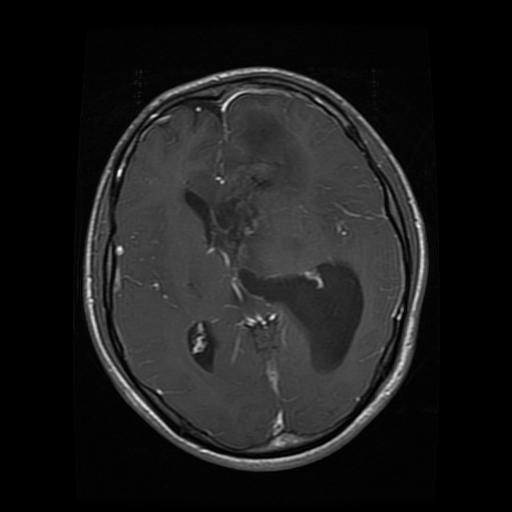
#> input picture Project/Testing/glioma/Te-glTr_0009.jpg, 512 x 512 px; its folder holds only this picture in this run
$ python crf_refinement.py
#> lines starting #> are read from the running program, lines starting #| are printed output that depends on the picture; after the words box and inside, x2 and y2 are one past the last pixel; in counts of white or black regions, pixels touching at a corner belong together
### refinement/mask_refinement.py
"""
refinement/mask_refinement.py
==============================
Morphological pseudo-mask cleaning pipeline.

Pipeline:
    raw float mask
        -> Gaussian blur (reduce noise)
        -> Otsu threshold (adaptive binarisation)
        -> Morphological open  (remove small noise)
        -> Morphological close (fill small holes)
        -> Largest connected component (keep dominant region)
        -> Hole fill (scipy.ndimage)
        -> binary uint8 output
"""
from __future__ import annotations

import cv2
import numpy as np
from pathlib import Path
from scipy import ndimage


# ── Public API ────────────────────────────────────────────────────────────────

def clean_mask(mask: np.ndarray) -> np.ndarray:
    """
    Full cleaning pipeline: blur -> Otsu -> open -> close -> largest CC -> hole fill.

    Parameters
    ----------
    mask : np.ndarray
        Input mask as float32 in [0, 1] or uint8 in {0, 255} or {0, 1}.
        Shape (H, W) or (H, W, 1).

    Returns
    -------
    np.ndarray
        Cleaned binary mask, dtype=uint8, values in {0, 1}, shape (H, W).
    """
    # Ensure 2-D
    if mask.ndim == 3:
        mask = mask[:, :, 0]

    # Normalise to [0, 255] uint8 for OpenCV
    m = mask.astype(np.float32)
    if m.max() <= 1.0:
        m = (m * 255.0).astype(np.uint8)
    else:
        m = m.astype(np.uint8)

    # 1. Gaussian blur — suppress high-frequency noise before thresholding
    blurred = cv2.GaussianBlur(m, (7, 7), sigmaX=2.0)

    # 2. Otsu threshold — adaptive global threshold
    binary = _otsu_threshold(blurred)

    # 3 & 4. Morphological open + close
    binary = _morphological_cleanup(binary)

    # 5. Keep only largest connected component
    binary = _largest_connected_component(binary)

    # 6. Fill any remaining interior holes
    binary = _fill_holes(binary)

    return binary.astype(np.uint8)


# ── Private helpers ───────────────────────────────────────────────────────────

def _otsu_threshold(mask: np.ndarray) -> np.ndarray:
    """
    Apply Otsu's automatic threshold to a grayscale uint8 image.

    Parameters
    ----------
    mask : np.ndarray
        Grayscale uint8 image, shape (H, W).

    Returns
    -------
    np.ndarray
        Binary image with values {0, 1}, shape (H, W), dtype=uint8.
    """
    _, binary = cv2.threshold(
        mask.astype(np.uint8), 0, 255,
        cv2.THRESH_BINARY + cv2.THRESH_OTSU
    )
    return (binary > 0).astype(np.uint8)


def _morphological_cleanup(binary: np.ndarray) -> np.ndarray:
    """
    Apply morphological opening (noise removal) then closing (hole fill).

    Parameters
    ----------
    binary : np.ndarray
        Binary image with values {0, 1}, shape (H, W).

    Returns
    -------
    np.ndarray
        Cleaned binary image, same shape, dtype=uint8.
    """
    h, w = binary.shape[:2]
    # Kernel radius scales with image size (roughly 2% of short side, min 3)
    r_open  = max(3, int(min(h, w) * 0.020))
    r_close = max(5, int(min(h, w) * 0.030))

    k_open  = cv2.getStructuringElement(
        cv2.MORPH_ELLIPSE, (r_open * 2 + 1,  r_open * 2 + 1))
    k_close = cv2.getStructuringElement(
        cv2.MORPH_ELLIPSE, (r_close * 2 + 1, r_close * 2 + 1))

    b = binary.astype(np.uint8)
    b = cv2.morphologyEx(b, cv2.MORPH_OPEN,  k_open)
    b = cv2.morphologyEx(b, cv2.MORPH_CLOSE, k_close)
    return b


def _largest_connected_component(binary: np.ndarray) -> np.ndarray:
    """
    Keep only the largest connected component in a binary mask.

    If the mask is entirely zero, return it unchanged.

    Parameters
    ----------
    binary : np.ndarray
        Binary image with values {0, 1}, shape (H, W), dtype=uint8.

    Returns
    -------
    np.ndarray
        Binary image retaining only the largest component, dtype=uint8.
    """
    b = binary.astype(np.uint8)
    n_comp, labels, stats, _ = cv2.connectedComponentsWithStats(b, connectivity=8)

    if n_comp <= 1:          # nothing or all background
        return b

    # Component 0 is background — ignore it
    areas = stats[1:, cv2.CC_STAT_AREA]   # (n_comp-1,)
    largest_label = int(np.argmax(areas)) + 1   # +1 for background offset

    result = np.zeros_like(b)
    result[labels == largest_label] = 1
    return result


def _fill_holes(binary: np.ndarray) -> np.ndarray:
    """
    Fill interior holes in a binary mask using scipy.ndimage binary_fill_holes.

    Parameters
    ----------
    binary : np.ndarray
        Binary image with values {0, 1}, shape (H, W).

    Returns
    -------
    np.ndarray
        Binary image with holes filled, dtype=uint8.
    """
    filled = ndimage.binary_fill_holes(binary.astype(bool))
    return filled.astype(np.uint8)


# ── Test / Demo ───────────────────────────────────────────────────────────────

def _make_gaussian_blob_mask(h: int, w: int, radius_frac: float = 0.30) -> np.ndarray:
    """
    Generate a synthetic Gaussian blob mask centred in the image.

    Parameters
    ----------
    h, w        : image height and width in pixels
    radius_frac : blob radius as a fraction of min(h, w)

    Returns
    -------
    np.ndarray
        Float32 mask in [0, 1], shape (H, W).
    """
    cx, cy = w // 2, h // 2
    radius = radius_frac * min(h, w)
    Y, X = np.ogrid[:h, :w]
    dist_sq = (X - cx) ** 2 + (Y - cy) ** 2
    blob = np.exp(-dist_sq / (2 * radius ** 2)).astype(np.float32)
    # Add noise to simulate imperfect pseudo masks
    rng  = np.random.RandomState(42)
    blob += rng.normal(0, 0.08, blob.shape).astype(np.float32)
    blob = np.clip(blob, 0.0, 1.0)
    return blob


# [72 lines that do not run on import are left out]

### refinement/crf_refinement.py
"""
refinement/crf_refinement.py
=============================
Dense CRF post-processing to sharpen mask boundaries.

Primary: pydensecrf (DenseCRF2D) — snaps mask edges to image gradients.
Fallback: bilateral filter + Canny edge snapping (pure OpenCV, no extra deps).

Both approaches use the RGB image as a guide to align mask boundaries
with the true image edges, improving segmentation quality.
"""
from __future__ import annotations

import logging
import warnings

import cv2
import numpy as np

logger = logging.getLogger(__name__)


# ── Primary: DenseCRF ─────────────────────────────────────────────────────────

def _try_import_pydensecrf() -> bool:
    """
    Attempt to import pydensecrf; return True if available.

    Returns
    -------
    bool
        True if pydensecrf.densecrf is importable, False otherwise.
    """
    try:
        import pydensecrf.densecrf as dcrf   # noqa: F401
        return True
    except ImportError:
        return False


def _apply_densecrf(
    image_rgb:  np.ndarray,
    mask_prob:  np.ndarray,
    n_iter:     int = 5,
) -> np.ndarray:
    """
    Apply DenseCRF2D to refine mask boundaries using image colour information.

    Parameters
    ----------
    image_rgb : np.ndarray  uint8 RGB image, shape (H, W, 3).
    mask_prob : np.ndarray  Float probability map in [0, 1], shape (H, W).
    n_iter    : int         Number of CRF inference iterations (default 5).

    Returns
    -------
    np.ndarray
        Refined binary mask, dtype=uint8, values {0, 1}, shape (H, W).
    """
    import pydensecrf.densecrf as dcrf
    from pydensecrf.utils import (
        unary_from_softmax,
        create_pairwise_bilateral,
        create_pairwise_gaussian,
    )

    H, W = image_rgb.shape[:2]
    n_labels = 2

    d = dcrf.DenseCRF2D(W, H, n_labels)

    # Unary potential from mask probability
    fg = mask_prob.astype(np.float32)
    bg = 1.0 - fg
    probs = np.stack([bg, fg], axis=0)   # (2, H, W)
    probs = np.clip(probs, 1e-6, 1.0)
    probs = probs / probs.sum(axis=0, keepdims=True)

    U = unary_from_softmax(probs)
    d.setUnaryEnergy(U)

    # Pairwise Gaussian (spatial smoothness)
    d.addPairwiseGaussian(sxy=3, compat=3)

    # Pairwise bilateral (appearance / colour)
    feats = create_pairwise_bilateral(
        sdims=(80, 80), schan=(13, 13, 13),
        img=image_rgb, chdim=2
    )
    d.addPairwiseEnergy(feats, compat=10)

    # Inference
    Q = d.inference(n_iter)
    refined_prob = np.array(Q).reshape(n_labels, H, W)[1]   # foreground prob

    return (refined_prob >= 0.5).astype(np.uint8)


# ── Fallback: Bilateral + Canny ───────────────────────────────────────────────

# [65 lines left out: function _crf_fallback, not called in this run]


# ── Public API ────────────────────────────────────────────────────────────────

def apply_crf(
    image_rgb: np.ndarray,
    mask_prob: np.ndarray,
    n_iter:    int = 5,
) -> np.ndarray:
    """
    Apply DenseCRF to sharpen mask boundaries.

    Falls back to bilateral filter + Canny edge snapping if pydensecrf is
    unavailable.

    Parameters
    ----------
    image_rgb : np.ndarray
        uint8 RGB image, shape (H, W, 3).
    mask_prob : np.ndarray
        Float probability map in [0, 1], shape (H, W).
        Will be resized to match image_rgb if needed.
    n_iter : int
        Number of CRF inference iterations (default 5; ignored by fallback).

    Returns
    -------
    np.ndarray
        Refined binary mask, dtype=uint8, values {0, 1}, shape (H, W).
    """
    # Ensure uint8 RGB
    if image_rgb.dtype != np.uint8:
        image_rgb = np.clip(image_rgb, 0, 255).astype(np.uint8)
    if image_rgb.ndim == 2:
        image_rgb = cv2.cvtColor(image_rgb, cv2.COLOR_GRAY2RGB)

    H, W = image_rgb.shape[:2]
    # Resize mask_prob to image size if needed
    mp = mask_prob.astype(np.float32)
    if mp.shape != (H, W):
        mp = cv2.resize(mp, (W, H), interpolation=cv2.INTER_LINEAR)

    if _try_import_pydensecrf():
        try:
            logger.debug("[CRF] Using pydensecrf DenseCRF2D")
            return _apply_densecrf(image_rgb, mp, n_iter=n_iter)
        except Exception as e:
            logger.warning(f"[CRF] DenseCRF failed ({e}), falling back to bilateral+Canny")

    logger.debug("[CRF] Using bilateral+Canny fallback")
    return _crf_fallback(image_rgb, mp)


# ── Test / Demo ───────────────────────────────────────────────────────────────

if __name__ == "__main__":
    import glob
    import sys
    from pathlib import Path

    project_root = Path(__file__).resolve().parent.parent
    sys.path.insert(0, str(project_root))
    output_dir = project_root / "outputs"
    output_dir.mkdir(parents=True, exist_ok=True)

    logging.basicConfig(level=logging.DEBUG,
                        format="%(asctime)s %(levelname)s %(message)s")

    from refinement.mask_refinement import _make_gaussian_blob_mask, clean_mask

    # Find 3 images
    patterns = [
        str(project_root / "Project" / "Testing" / "**" / "*.jpg"),
        str(project_root / "data"    / "**"            / "*.jpg"),
    ]
    image_paths: list[str] = []
    for pat in patterns:
        image_paths.extend(glob.glob(pat, recursive=True))
        if len(image_paths) >= 3:
            break
    image_paths = image_paths[:3]

    panels = []
    for img_path in image_paths:
        bgr = cv2.imread(img_path)
#> bgr is the input picture: shape (512, 512, 3); min 0, max 253, mean 27.7
        if bgr is None:
            continue
        if bgr.ndim == 2:
            bgr = cv2.cvtColor(bgr, cv2.COLOR_GRAY2BGR)
        h, w  = bgr.shape[:2]
#> h = 512; w = 512
        rgb   = cv2.cvtColor(bgr, cv2.COLOR_BGR2RGB)

        raw_mask  = _make_gaussian_blob_mask(h, w, 0.30)
        clean     = clean_mask(raw_mask).astype(np.float32)
#> in clean_mask, `blurred = cv2.GaussianBlur(m, (7, 7), sigmaX=2.0)`:
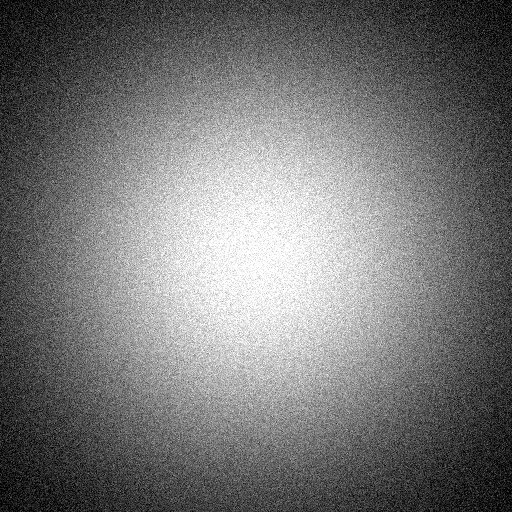
#> m: shape (512, 512); min 0, max 255, mean 117.3
#> in _largest_connected_component, `n_comp, labels, stats, _ = cv2.connectedComponentsWithStats(b, connect..`:
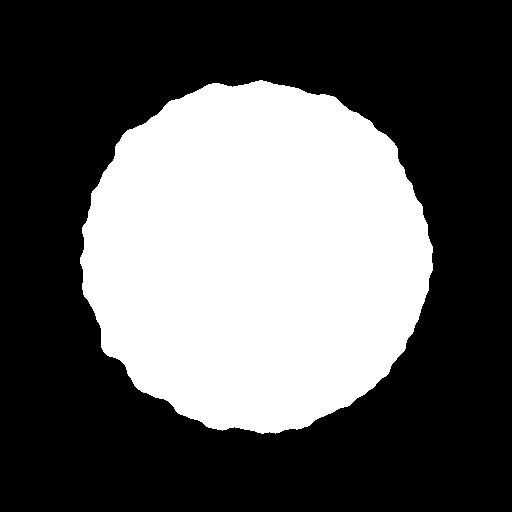
#> b: shape (512, 512); values 0 (black) and 1 (white), 36.6% white; 1 white region, box (x1, y1, x2, y2) and area: (80, 80, 433, 434) 96036

        refined   = apply_crf(rgb, clean, n_iter=5)
#> (the run stopped early here; a loop or call above may not have finished)
